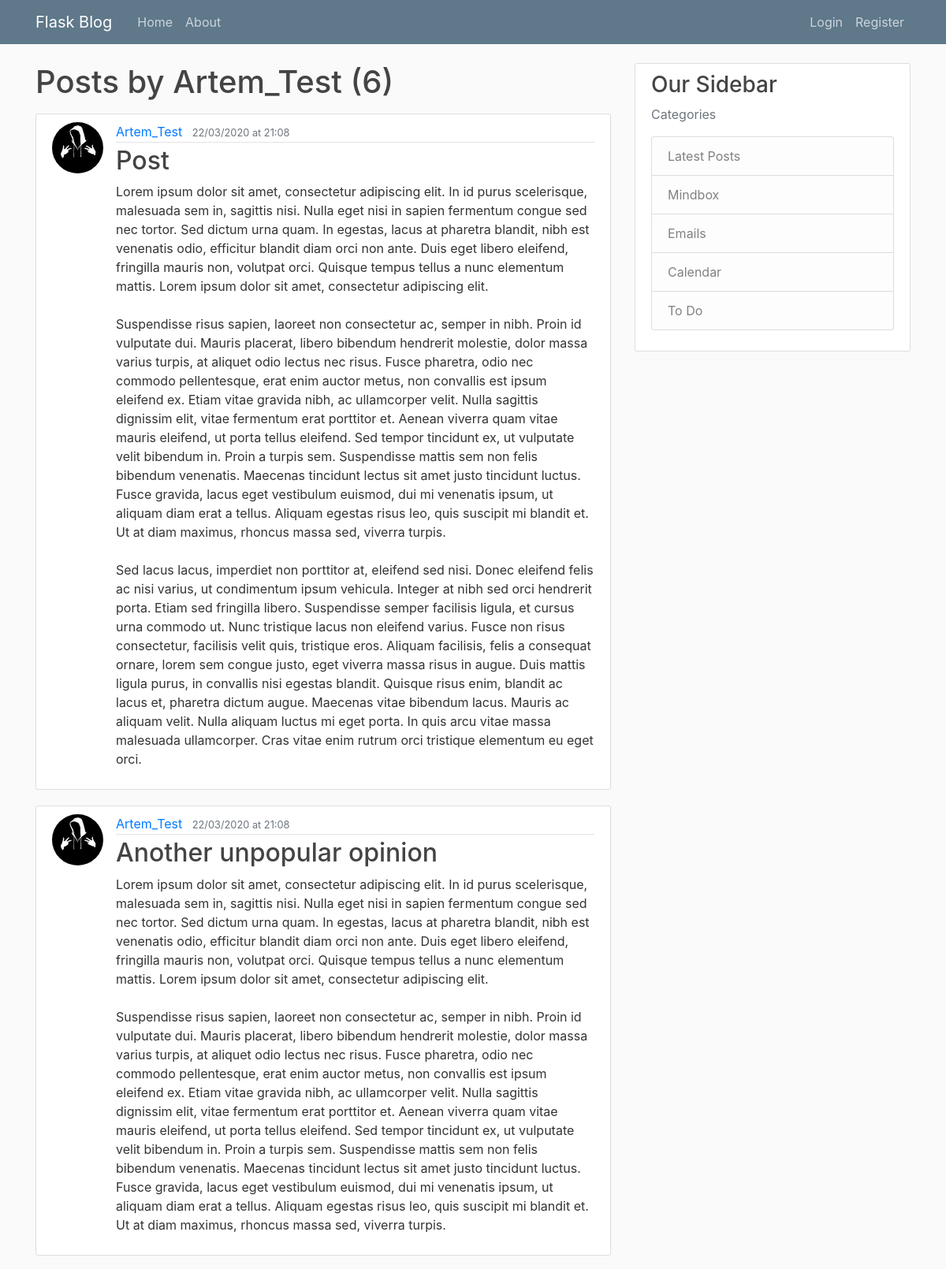
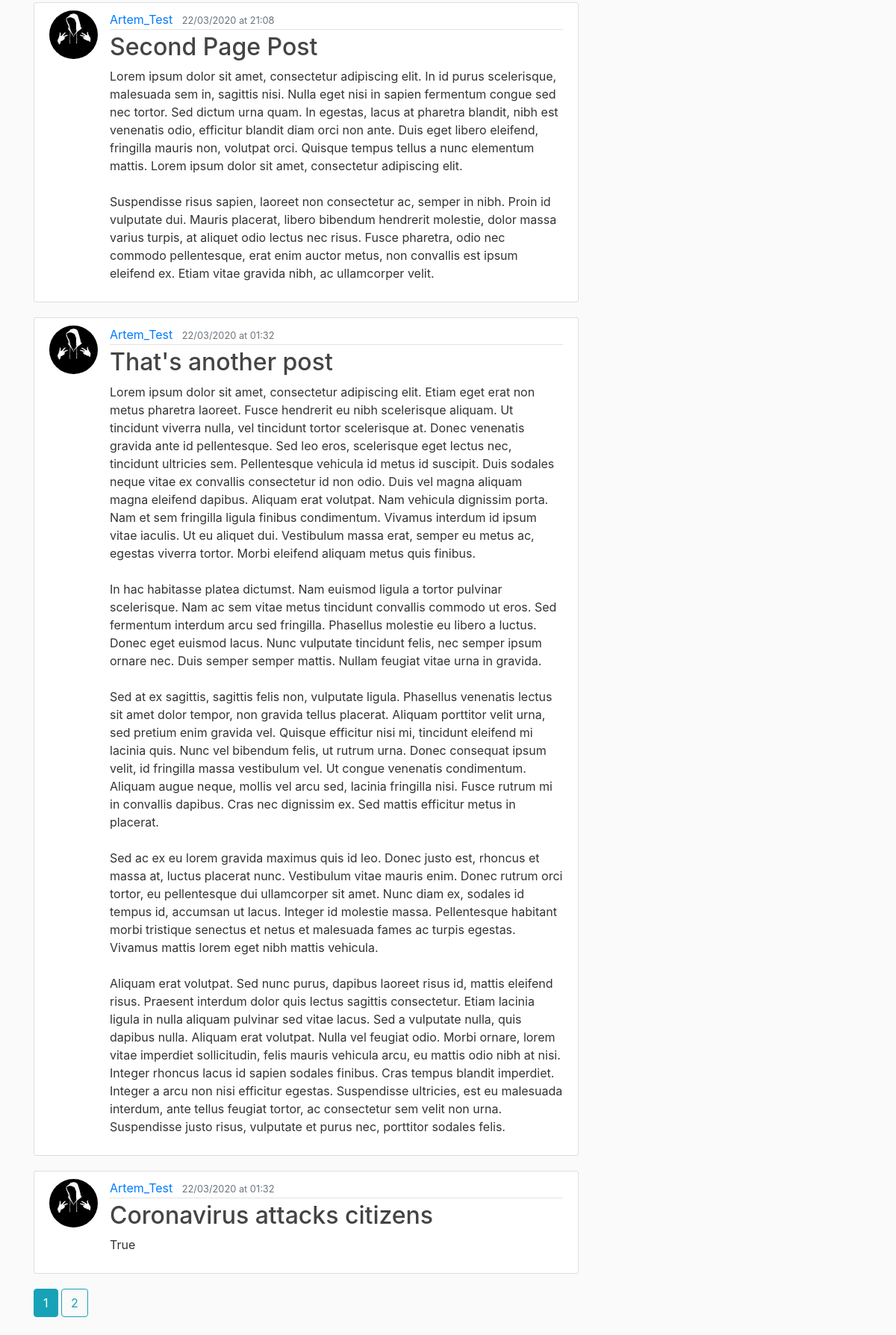
Screenshot of /user/Artem_Test with the database file from the repository (2 pictures, top to bottom).
### flaskblog/models.py (models this page shows, shortened)
class User(db.Model, UserMixin):
    id = db.Column(db.Integer, primary_key=True)
    username = db.Column(db.String(20), unique=True, nullable=False)
    email = db.Column(db.String(120), unique=True, nullable=False)
    image_file = db.Column(db.String(20), nullable=False, default='default.jpg')
    password = db.Column(db.String(60), nullable=False)
    posts = db.relationship('Post', backref='author', lazy=True)

class Post(db.Model):
    id = db.Column(db.Integer, primary_key=True)
    title = db.Column(db.String(120), nullable=False)
    date_posted = db.Column(db.DateTime, nullable=False, default=datetime.now(timezone('Europe/Moscow')))
    content = db.Column(db.Text, nullable=False)
    user_id = db.Column(db.Integer, db.ForeignKey('user.id'), nullable=False)

### flaskblog/users/routes.py (the view)
@users.route('/user/<string:username>')
def user_posts(username):
    page = request.args.get('page', 1, type=int)
    user = User.query.filter_by(username=username).first_or_404()
    posts = Post.query.filter_by(author=user)\
        .order_by(Post.date_posted.desc())\
        .paginate(page=page, per_page=5)
    return render_template('user_posts.html', posts=posts, user=user)

### flaskblog/templates/user_posts.html
{% extends "layout.html" %}
{%  block content %}
    <h1 class="mb-3">Posts by {{ user.username }} ({{ posts.total }})</h1>
    {% for post in posts.items %}
        <article class="media content-section">
            <img class="rounded-circle article-img" src="{{ url_for('static', filename='profile_pics/' + post.author.image_file) }}">
            <div class="media-body">
                <div class="article-metadata">
                    <a class="mr-2" href="{{ url_for('users.user_posts', username=post.author.username) }}">{{ post.author.username }}</a>
                        <small class="text-muted">{{ post.date_posted.strftime('%d/%m/%Y at %R') }}</small>
                </div>
                <h2><a class="article-title" href="{{ url_for('posts.post', post_id=post.id) }}">{{ post.title }}</a></h2>
                <p class="article-content">{{ post.content }}</p>
            </div>
        </article>
    {% endfor %}
    {% for page_num in posts.iter_pages(left_edge=1, right_edge=1, left_current=2, right_current=3) %}
        {% if page_num %}
            {% if posts.page == page_num %}
                <a class="btn btn-info mb-4" href="{{ url_for('users.user_posts',username=user.username, page=page_num) }}">{{ page_num }}</a>
            {% else %}
                <a class="btn btn-outline-info mb-4" href="{{ url_for('users.user_posts',username=user.username, page=page_num) }}">{{ page_num }}</a>
            {% endif %}
        {% else %}
            ...
        {% endif %}
    {% endfor %}
{% endblock content%}

### flaskblog/static/main.css (style rules this page uses)
body { background: #fafafa; color: #333333; margin-top: 5rem; }
h1, h2, h3, h4, h5, h6 { color: #444444; }
.content-section { background: #ffffff; padding: 10px 20px; border: 1px solid #dddddd; border-radius: 3px; margin-bottom: 20px; }
.article-title { color: #444444; }
.article-content { white-space: pre-line; }
.article-img { height: 65px; width: 65px; margin-right: 16px; }
.article-metadata { padding-bottom: 1px; margin-bottom: 4px; border-bottom: 1px solid #e3e3e3 }

### rows the page displays
User: username "Artem_Test"
Post: image_file (picture), author.username "Artem_Test", date_posted "22/03/2020 at 21:08", title "Post", content "Lorem ipsum dolor sit amet, consectetur adipiscing elit. In id purus scelerisque, malesuada sem in, sagittis nisi. Nulla eget nisi in sapien fermentum congue sed nec tortor. Sed dictum urna quam. In egestas, lacus at pharetra blandit, nibh est venenatis odio, efficitur blandit diam orci non ante. Duis eget libero eleifend, fringilla mauris non, volutpat orci. Quisque tempus tellus a nunc elementum mattis. Lorem ipsum dolor sit amet, consectetur adipiscing elit. Suspendisse risus sapien, laoreet non consectetur ac, semper in nibh. Proin id vulputate dui. Mauris placerat, libero bibendum hendrerit molestie, dolor massa varius turpis, at aliquet odio lectus nec risus. Fusce pharetra, odio nec…"
Post: image_file (picture), author.username "Artem_Test", date_posted "22/03/2020 at 21:08", title "Another unpopular opinion", content "Lorem ipsum dolor sit amet, consectetur adipiscing elit. In id purus scelerisque, malesuada sem in, sagittis nisi. Nulla eget nisi in sapien fermentum congue sed nec tortor. Sed dictum urna quam. In egestas, lacus at pharetra blandit, nibh est venenatis odio, efficitur blandit diam orci non ante. Duis eget libero eleifend, fringilla mauris non, volutpat orci. Quisque tempus tellus a nunc elementum mattis. Lorem ipsum dolor sit amet, consectetur adipiscing elit. Suspendisse risus sapien, laoreet non consectetur ac, semper in nibh. Proin id vulputate dui. Mauris placerat, libero bibendum hendrerit molestie, dolor massa varius turpis, at aliquet odio lectus nec risus. Fusce pharetra, odio nec…"
Post: image_file (picture), author.username "Artem_Test", date_posted "22/03/2020 at 21:08", title "Second Page Post", content "Lorem ipsum dolor sit amet, consectetur adipiscing elit. In id purus scelerisque, malesuada sem in, sagittis nisi. Nulla eget nisi in sapien fermentum congue sed nec tortor. Sed dictum urna quam. In egestas, lacus at pharetra blandit, nibh est venenatis odio, efficitur blandit diam orci non ante. Duis eget libero eleifend, fringilla mauris non, volutpat orci. Quisque tempus tellus a nunc elementum mattis. Lorem ipsum dolor sit amet, consectetur adipiscing elit. Suspendisse risus sapien, laoreet non consectetur ac, semper in nibh. Proin id vulputate dui. Mauris placerat, libero bibendum hendrerit molestie, dolor massa varius turpis, at aliquet odio lectus nec risus. Fusce pharetra, odio nec…"
Post: image_file (picture), author.username "Artem_Test", date_posted "22/03/2020 at 01:32", title "That's another post", content "Lorem ipsum dolor sit amet, consectetur adipiscing elit. Etiam eget erat non metus pharetra laoreet. Fusce hendrerit eu nibh scelerisque aliquam. Ut tincidunt viverra nulla, vel tincidunt tortor scelerisque at. Donec venenatis gravida ante id pellentesque. Sed leo eros, scelerisque eget lectus nec, tincidunt ultricies sem. Pellentesque vehicula id metus id suscipit. Duis sodales neque vitae ex convallis consectetur id non odio. Duis vel magna aliquam magna eleifend dapibus. Aliquam erat volutpat. Nam vehicula dignissim porta. Nam et sem fringilla ligula finibus condimentum. Vivamus interdum id ipsum vitae iaculis. Ut eu aliquet dui. Vestibulum massa erat, semper eu metus ac, egestas viverra…"
Post: image_file (picture), author.username "Artem_Test", date_posted "22/03/2020 at 01:32", title "Coronavirus attacks citizens", content "True"

### other values shown
{{ posts.total }} "6"
{{ page_num }} "1"
{{ page_num }} "2"
